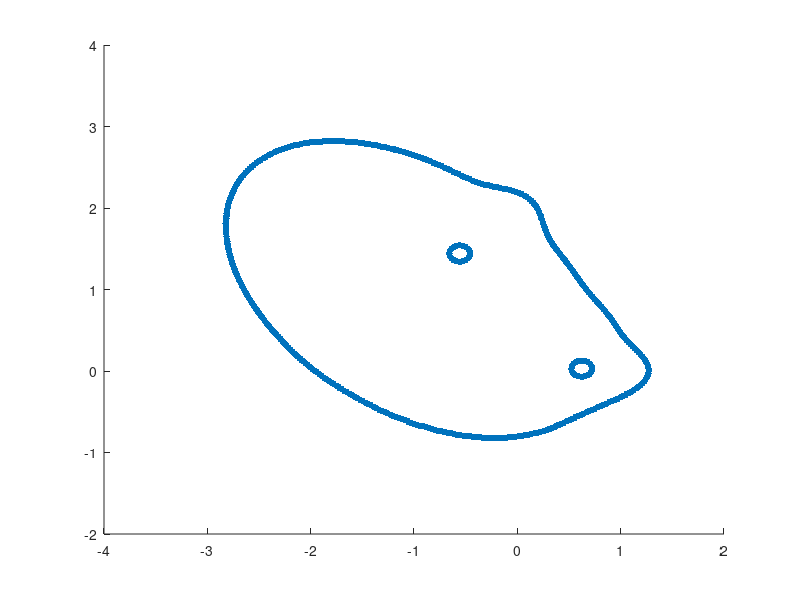

MATLAB code for this plot: (Note: this script raises an error after producing the figure.)
function distmesh_Mueller_FEM()
close all
fsz = 16;
%% the displayed domain:
XMIN = -1.5; XMAX = 1;
YMIN = -0.5; YMAX = 2;
%% the computational domain
bbxmin = -4; bbxmax = 2;
bbymin = -2; bbymax = 4;
bbox = [bbxmin,bbymin;bbxmax,bbymax];
xv = linspace(bbxmin,bbxmax,100); yv = linspace(bbymin,bbymax,100);
[xx,yy] = meshgrid(xv,yv);
v = reshape(mueller([xx(:),yy(:)]),100,100);
% figure;
% hold on
% h = contour(xv,yv,v,[-200 : 25 : 1600]);
% h1 = contour(xv,yv,v,[1600,1600],'r','LineWidth',4);
% h2 = contour(xv,yv,v,[-100,-100],'r','LineWidth',4);
% grid
% set(gca,'Fontsize',20);
% colorbar
% xlabel('x','Fontsize',20);
% ylabel('y','Fontsize',20);
%%
figure;
hold on;
% get boundary points
a = [-0.558;1.441]; % center of A
b = [0.623;0.028]; % center of B
r = 0.1;
Vbdry = 100;
t = linspace(0,2*pi,21)';
t(end) = [];
pA = [a(1)+r*cos(t),a(2)+r*sin(t)];
pB = [b(1)+r*cos(t),b(2)+r*sin(t)];
VA = max(mueller(pA));
VB = max(mueller(pB));
Vthreshold = 0.5*(Vbdry + max(VA,VB));
hV = contour(xx,yy,v,[Vbdry,Vbdry]);
hV(:,1) = [];
hV = hV';
h = r*(t(2)-t(1));
hV = reparametrization(hV,h);
bdry = [pA;pB;hV];
plot(bdry(:,1),bdry(:,2),'.','Markersize',15);
drawnow;



fd = @(p)ddiff(mueller(p)-Vbdry,dunion(dcircle(p,a(1),a(2),r),dcircle(p,b(1),b(2),r)));
[pts,tr] = distmesh2d(fd,@huniform,h,bbox,bdry);

%% choose number of mesh refinements
nrefine = 1;
for i = 1 : nrefine 
    [pts,tr] = refine(pts,tr);
end
%% smooth mesh
[pts,tr] = smoothmesh(pts,tr);
triplot(tr,pts(:,1),pts(:,2),'color','r');
%% Start processing mesh
%% extract boundary nodes and boundary edges
% Find boundary nodes
edges = [tr(:,1),tr(:,2);tr(:,2),tr(:,3);tr(:,1),tr(:,3)];
e0 = edges;
edges = sort(edges,2);
[~,isort2] = sort(edges(:,2),'ascend');
edges = edges(isort2,:);
[~,isort1] = sort(edges(:,1),'ascend');
edges = edges(isort1,:);
Nedges = length(edges);
fprintf('N edges = %i, N points = %i\n',length(edges),length(pts));
% boundary edges are encountered only once as they belong to only one
% triangle
[uedges,ishrink,~] = unique(edges,'rows');
Nis = length(ishrink);
fprintf('N ishrink = %i\n',Nis);
gap = circshift(ishrink,[-1,0]) - ishrink;
if ishrink(end) == Nedges
    gap(end) = 1;
else
    gap(end) = [];
end    
i1 = find(gap == 1);
n1 = length(i1);
i2 = find(gap == 2);
n2 = length(i2);
fprintf('n1 = %i, n2 = %i\n',n1,n2);
ie1 = ishrink(i1);
bedges = edges(ie1,:);
Nbe = size(bedges,1);
ind = (1 : Nedges)';
ie2 = ind;
ie2(ie1) = [];
Nie = length(ie2);
fprintf('Nbe = %i, Nie = %i\n',Nbe,Nie);
figure; hold on
for i = 1 : Nbe
    j = bedges(i,:);
    plot([pts(j(1),1),pts(j(2),1)],[pts(j(1),2),pts(j(2),2)],'Linewidth',2);
end
bb = [bedges(:,1);bedges(:,2)];
ibnodes = unique(bb); % indices of boundary nodes
Nib = length(ibnodes);
bnodes = pts(ibnodes,:); % boundary nodes
plot(bnodes(:,1),bnodes(:,2),'.','Markersize',10);
drawnow;
Nbdry = size(bnodes,1);
% To use Tarjan's algorithm, we need the vertices to be indexed from 1 to
% Nverts
Npts = size(pts,1);
map = zeros(Npts,1);
map(ibnodes) = (1 : Nib)';
E = [map(bedges(:,1)),map(bedges(:,2));map(bedges(:,2)),map(bedges(:,1))];
% Tarjan's algorithm
NSCC = Tarjan([1 : Nib]',E);
col = parula(NSCC + 1);
for i = 1 : NSCC
    fname = sprintf('SCC%d',i);
    SCC = load(fname);
    ind = SCC.SCC;
    plot(pts(ibnodes(ind),1),pts(ibnodes(ind),2),'.','Markersize',10,'color',col(i,:));
    drawnow;
    fprintf('Boundary: SCC %d: %i nodes\n',i,length(ind));
end
daspect([1,1,1])
set(gca,'Fontsize',20);
triplot(tr,pts(:,1),pts(:,2));
% %% find neighbors
% Ned = length(uedges);
% nneib = zeros(Npts,1);
% nei = zeros(Npts);
% for j = 1 : Ned
%     v = uedges(j,1);
%     w = uedges(j,2);
%     nneib(v) = nneib(v) + 1;
%     nneib(w) = nneib(w) + 1;
%     nei(v,nneib(v)) = w;
%     nei(w,nneib(w)) = v;
% end
% maxnneib = max(nneib);
%% find boundary nodes for dirichlet0, dirichlet1, and neumann boundaries
for i = 1 : NSCC
    fname = sprintf('SCC%d',i);
    SCC = load(fname);
    ind = SCC.SCC;

    iinit = ibnodes(ind);
    vrts_init = pts(iinit,:);
    
    % check if this connected component corresponds to the outer boundary    
    if min(mueller(vrts_init)) > Vthreshold
        neumann = iinit;
    else % this is a Dirichlet boundary
        if max(abs(vrts_init(:,1)-a(1))<r & abs(vrts_init(:,2)-a(2))<r)
            dirichlet0 = iinit;
        else
            dirichlet1 = iinit;
        end
    end
end
figure;
hold on
triplot(tr,pts(:,1),pts(:,2),'color','k');
Nbe = length(bedges);
for j = 1 : Nbe
    plot([pts(bedges(j,1),1),pts(bedges(j,2),1)],[pts(bedges(j,1),2),pts(bedges(j,2),2)],'Linewidth',2);
end
daspect([1,1,1])
%% end processing mesh
% call FEM
[u,u1,A1,b1] = FEM2d(pts,tr,neumann',[dirichlet0',dirichlet1'],dirichlet1');

committor = full(u);
% graphic representation
figure(3)
clf;
trisurf(tr,pts(:,1),pts(:,2),full(u),'facecolor','interp')
view(2)
colorbar

figure(4)
clf;
trisurf(tr,pts(:,1),pts(:,2),full(u),'facecolor','interp')
view(2)
colorbar
axis([XMIN,XMAX,YMIN,YMAX]);
set(gca,'Fontsize',16);
daspect([1,1,1]);
save('DistmeshMueller.mat','pts','tr','committor');
end

%% FEM2d
function [u,u1,A1,b1] = FEM2d(coordinates,elements3,neumann,dirichlet,dirichlet1)
FreeNodes=setdiff(1:size(coordinates,1),dirichlet);
A = sparse(size(coordinates,1),size(coordinates,1));
b = sparse(size(coordinates,1),1);

% Assembly
for j = 1:size(elements3,1)
  A(elements3(j,:),elements3(j,:)) = A(elements3(j,:),elements3(j,:)) ...
      + stima3(coordinates(elements3(j,:),:)) * ...
      exp(-0.1*mypot(sum(coordinates(elements3(j,:),:),1)/3));
end

% Volume Forces
for j = 1:size(elements3,1)
  b(elements3(j,:)) = 0;  
end

% Neumann conditions
for j = 1 : size(neumann,1)
  b(neumann(j,:))=b(neumann(j,:)) + norm(coordinates(neumann(j,1),:)- ...
      coordinates(neumann(j,2),:)) * myg(sum(coordinates(neumann(j,:),:))/2)/2;
end

% Dirichlet conditions 
u = sparse(size(coordinates,1),1);
u(dirichlet1) = 1;
b = b - A * u;

% Computation of the solution
u(FreeNodes) = A(FreeNodes,FreeNodes) \ b(FreeNodes);

A1 = A(FreeNodes,FreeNodes);
b1 = b(FreeNodes);
u1 = u(FreeNodes);
end


%%
function M = stima3(vertices)
d = size(vertices,2);
G = [ones(1,d+1);vertices'] \ [zeros(1,d);eye(d)];
M = det([ones(1,d+1);vertices']) * G * G' / prod(1:d);
end

%%
function Vrm = mypot(x)
gamma=9;
k=5;
V = mueller(x);
Vrm = V; % + gamma*sin(2*k*pi*x(:,1)).*sin(2*k*pi*x(:,2));
end

%%
function V = mueller(x)
a = [-1,-1,-6.5,0.7];
b = [0,0,11,0.6];
c = [-10,-10,-6.5,0.7];
D = [-200,-100,-170,15];
X = [1,0,-0.5,-1];
Y = [0,0.5,1.5,1];
[t,~]=size(x);
V=zeros(t,1);
for i = 1 : 4
    Vnew = D(i)*exp(a(i)*(x(:,1)-X(i)).^2+b(i)*(x(:,1)-X(i)).*(x(:,2)-Y(i))+...
        c(i)*(x(:,2)-Y(i)).^2);
    V=V+Vnew;
end
        
end

%%
function Stress = myg(x)
Stress = zeros(size(x,1),1);
end
%%
function path = reparametrization(path,h)
    %reparametrization
    dp = path - circshift(path,[1,0]);
    dp(1,:) = 0;
    dl = sqrt(sum(dp.^2,2));
    lp = cumsum(dl);
    len = lp(end);
    lp = lp/len; % normalize
    npath = round(len/h);
    g1 = linspace(0,1,npath)';
    path = interp1(lp,path,g1);
end